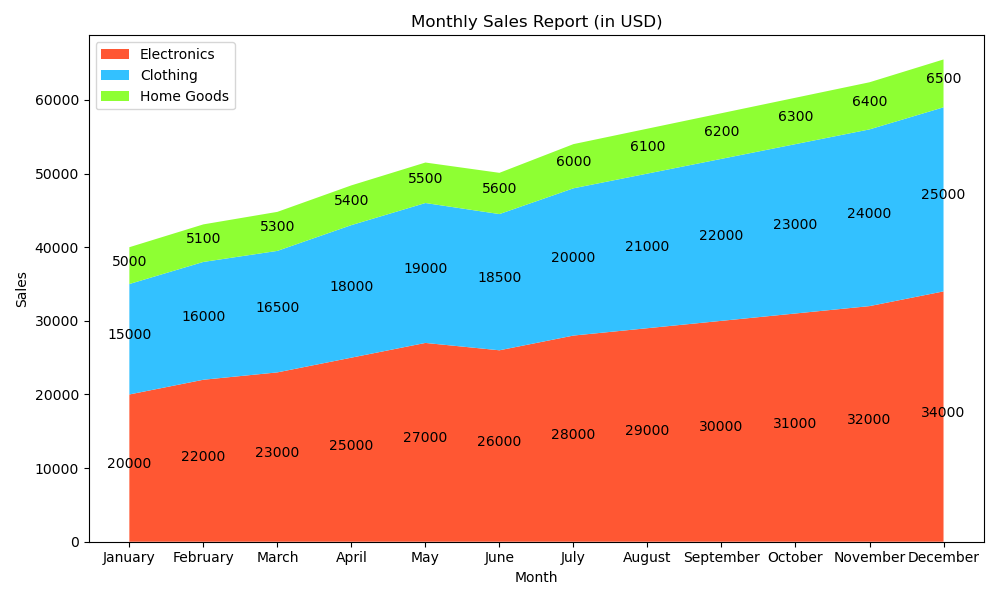

Write the Python code that produced this figure.

import matplotlib.pyplot as plt
import pandas as pd
from io import StringIO

# Table data as a string to mimic reading a CSV.
csv_data = """Month,Electronics,Clothing,Home Goods
January,20000,15000,5000
February,22000,16000,5100
March,23000,16500,5300
April,25000,18000,5400
May,27000,19000,5500
June,26000,18500,5600
July,28000,20000,6000
August,29000,21000,6100
September,30000,22000,6200
October,31000,23000,6300
November,32000,24000,6400
December,34000,25000,6500
"""

# Read the CSV data into a DataFrame.
data = pd.read_csv(StringIO(csv_data), index_col='Month')

# Prepare the data for the stacked area chart.
x = data.index
y = [data['Electronics'], data['Clothing'], data['Home Goods']]

# Create the plot.
fig, ax = plt.subplots(figsize=(10, 6))  # Change width and height of the chart.

# Plot the stacked area chart.
ax.stackplot(x, y, labels=['Electronics', 'Clothing', 'Home Goods'], colors=['#FF5733', '#33C1FF', '#8EFF33'])

# Customize the chart.
ax.set_title('Monthly Sales Report (in USD)')  # Change the topic and headline.
ax.set_xlabel('Month')
ax.set_ylabel('Sales')
ax.legend(loc='upper left')

# Assign annotation/text label on the chart.
for i, (month, values) in enumerate(data.iterrows()):
    ax.annotate(f"{values['Electronics']}", xy=(i, values['Electronics']/2), ha='center')
    ax.annotate(f"{values['Clothing']}", xy=(i, values['Electronics']+values['Clothing']/2), ha='center')
    ax.annotate(f"{values['Home Goods']}", xy=(i, values['Electronics']+values['Clothing']+values['Home Goods']/2), ha='center')

# Show the plot.
plt.tight_layout()
plt.show()
